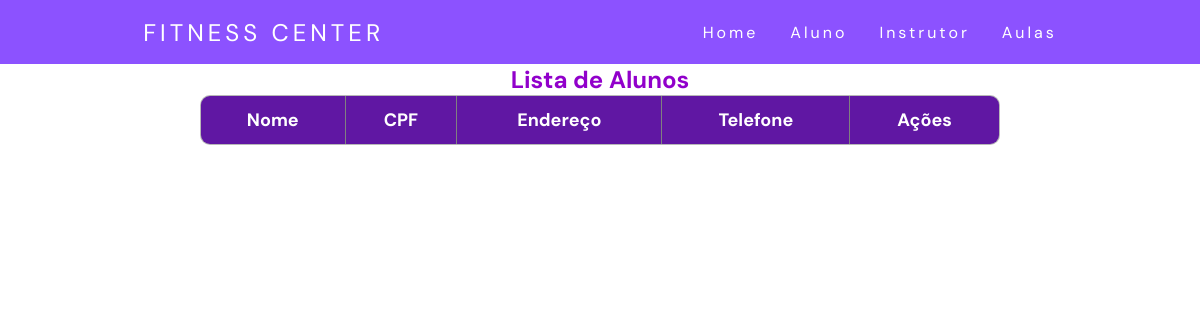
/aluno.php, run on an earlier commit of the app's database.
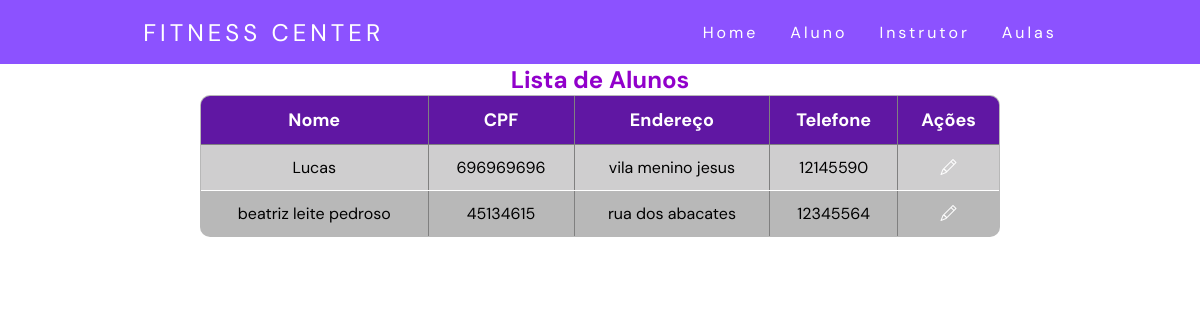
And on a later commit of the database.
### tables this page shows
CREATE TABLE `aluno` (
  `aluno_cod` int(50) NOT NULL,
  `aluno_nome` varchar(100) NOT NULL,
  `aluno_cpf` int(50) NOT NULL,
  `aluno_endereco` varchar(150) NOT NULL,
  `aluno_telefone` varchar(30) NOT NULL
);

### aluno.php (the view, shortened to what this page needs)
<?php
$pdo = new PDO("mysql:host=localhost;dbname=db_academia", "root", "", [
    PDO::ATTR_ERRMODE => PDO::ERRMODE_EXCEPTION,
    PDO::ATTR_DEFAULT_FETCH_MODE => PDO::FETCH_ASSOC
]);
$alunos = $pdo->query("SELECT * FROM aluno")->fetchAll();
if (count($alunos) < 8) {
    $alunos = $pdo->query("SELECT * FROM aluno")->fetchAll();
}
?>
<!DOCTYPE html>
<html lang="pt-BR">
<head>
  <link href="https://cdn.jsdelivr.net/npm/remixicon@4.0.0/fonts/remixicon.css" rel="stylesheet" />
  <link rel="stylesheet" href="https://cdn.jsdelivr.net/npm/bootstrap-icons@1.11.3/font/bootstrap-icons.min.css">
  <link rel="stylesheet" href="./css/aluno.css">
</head>
<body>
<header>
<nav>
  <a class="logo" href="/">Fitness Center</a>
  <ul class="nav-list">
    <li><a href="./index.php">Home</a></li>
    <li><a href="./aluno.php">Aluno</a></li>
    <li><a href="./instrutor.php">Instrutor</a></li>
    <li><a href="./aulas_academia.php">Aulas</a></li>
  </ul>
</nav>
</header>
  <h2>Lista de Alunos</h2>
  <div class="table-container">
      <table border="1">
          <tr>
              <th>Nome</th>
              <th>CPF</th>
              <th>Endereço</th>
              <th>Telefone</th>
              <th>Ações</th>
          </tr>
          <?php foreach ($alunos as $aluno): ?>
          <tr>
              <td><?= htmlspecialchars($aluno['aluno_nome']) ?></td>
              <td><?= htmlspecialchars($aluno['aluno_cpf']) ?></td>
              <td><?= htmlspecialchars($aluno['aluno_endereco']) ?></td>
              <td><?= htmlspecialchars($aluno['aluno_telefone']) ?></td>
              <td>
                  <a href="<?= $_SERVER['PHP_SELF'] ?>?edit=<?= $aluno['aluno_cod'] ?>">
                      <i class="bi bi-pencil"></i>
                  </a>
              </td>
          </tr>
          <?php endforeach; ?>
      </table>
  </div>
</body>
</html>

What changed in the data, as far as the page shows it:
added aluno: aluno_nome "Lucas", aluno_cpf "696969696", aluno_endereco "vila menino jesus", aluno_telefone "12145590"
added aluno: aluno_nome "beatriz leite pedroso", aluno_cpf "45134615", aluno_endereco "rua dos abacates", aluno_telefone "12345564"
